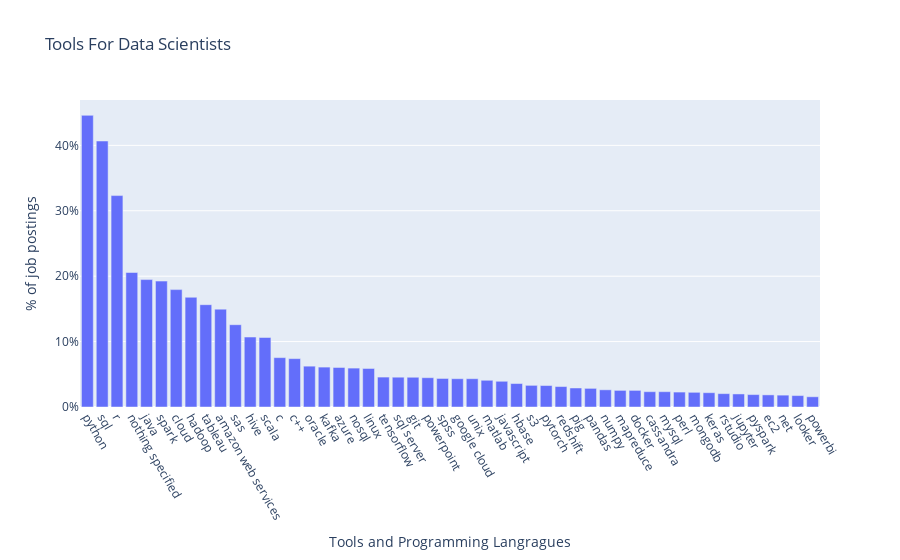

Source (notebook cell):
### Code cell
# visualize the tools.
layout = dict(
    title='Tools For Data Scientists',
    xaxis=dict(
        title='Tools and Programming Langragues',
        tickangle=60
    ),
    yaxis=dict(
        title='% of job postings',
        tickformat=',.0%'
    )
)

fig = go.Figure(layout=layout)
fig.add_trace(go.Bar(
    x=df_tool_top50['tool'],
    y=df_tool_top50['cnt']/num_postings
))

iplot(fig)

### Figure 1 — Plotly figure (JSON) as saved in the notebook; plotly's stock layout.template omitted (floating-point values rounded to 4 significant figures)
{"data": [{"type": "bar", "x": ["python", "sql", "r", "nothing specified", "java", "spark", "cloud", "hadoop", "tableau", "amazon web services", "sas", "hive", "scala", "c", "c++", "oracle", "kafka", "azure", "nosql", "linux", "tensorflow", "sql server", "git", "powerpoint", "spss", "google cloud", "unix", "matlab", "javascript", "hbase", "s3", "pytorch", "redshift", "pig", "pandas", "numpy", "mapreduce", "docker", "cassandra", "mysql", "perl", "mongodb", "keras", "rstudio", "jupyter", "pyspark", "ec2", "net", "looker", "powerbi"], "y": [0.4459, 0.4067, 0.3232, 0.2056, 0.1948, 0.1925, 0.1795, 0.1678, 0.1564, 0.1496, 0.1258, 0.1069, 0.1063, 0.07548, 0.07395, 0.06244, 0.061, 0.06043, 0.05947, 0.05889, 0.04575, 0.04556, 0.04546, 0.04479, 0.04364, 0.04326, 0.04326, 0.04086, 0.03932, 0.03587, 0.03309, 0.0328, 0.03127, 0.02906, 0.02849, 0.02628, 0.02542, 0.02542, 0.0234, 0.0234, 0.02283, 0.02244, 0.02187, 0.02043, 0.01995, 0.01899, 0.01851, 0.01813, 0.01746, 0.01563]}], "layout": {"title": {"text": "Tools For Data Scientists"}, "xaxis": {"tickangle": 60, "title": {"text": "Tools and Programming Langragues"}}, "yaxis": {"tickformat": ",.0%", "title": {"text": "% of job postings"}}}}
